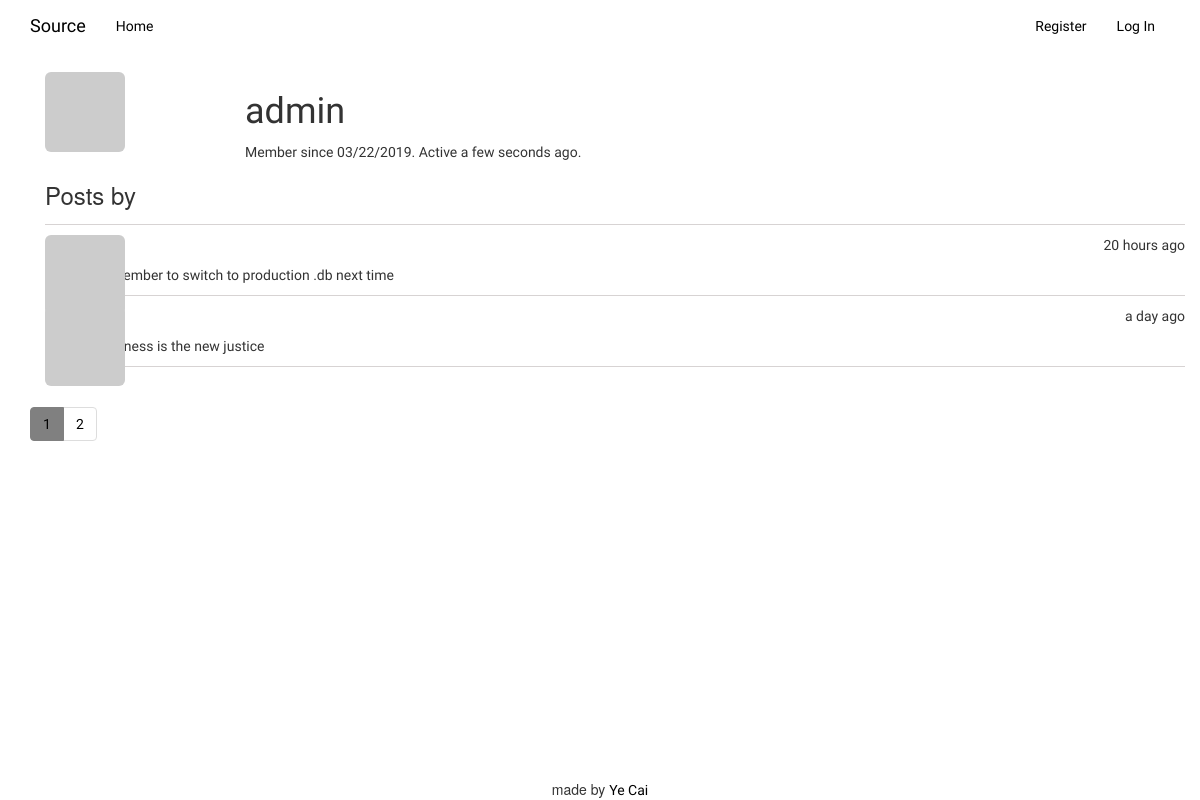
/usr/admin, run on the app's committed database.
### app/models.py (models this page shows, shortened)
class User(UserMixin, db.Model):
    __tablename__ = 'users'
    id = db.Column(db.Integer, primary_key=True)
    username = db.Column(db.String(64), unique=True, index=True)
    role_id = db.Column(db.Integer, db.ForeignKey('roles.id'))
    email = db.Column(db.String(64), unique=True, index=True)
    password_hash = db.Column(db.String(128))
    confirmed = db.Column(db.Boolean, default=False)
    about_me = db.Column(db.Text())
    full_name = db.Column(db.String(64))
    location = db.Column(db.String(64))
    member_since = db.Column(db.DateTime(), default=datetime.utcnow)
    last_seen = db.Column(db.DateTime(), default=datetime.utcnow)
    avatar_hash = db.Column(db.String(32))
    posts = db.relationship('Post', backref='author', lazy='dynamic')
    @property
    def password(self):
        raise AttributeError('Password is the top secret!')
    def gravatar_hash(self):
        return hashlib.md5(self.email.lower().encode('utf-8')).hexdigest()
    def gravatar(self, size=100, default='identicon', rating='g'):
        if request.is_secure:
            url = 'https://secure.gravatar.com/avatar'
        else:
            url = 'http://www.gravatar.com/avatar'
        hash = self.avatar_hash or self.gravatar_hash()
        return '{url}/{hash}?s={size}&d={default}&r={rating}'.format(
            url=url, hash=hash, size=size, default=default, rating=rating)

class Post(db.Model):
    __tablename__ = 'posts'
    id = db.Column(db.Integer, primary_key=True)
    body = db.Column(db.Text)
    timestamp = db.Column(db.DateTime, index=True, default=datetime.utcnow)
    author_id = db.Column(db.Integer, db.ForeignKey('users.id'))

### app/main/views.py (the view)
@main.route('/usr/<username>')
def user(username):
    user = User.query.filter_by(username=username).first_or_404()
    page = request.args.get('page', 1, type=int)
    pagination = Post.query.order_by(Post.timestamp.desc()).paginate(
        page, per_page=current_app.config['POSTS_PER_PAGE'], error_out=False)
    posts = pagination.items
    return render_template('user.html', user=user, posts=posts,
                           pagination=pagination)

### app/auth/views.py (called while the page is built)
@auth.before_app_request
def before_request():
    if current_user.is_authenticated:
        current_user.ping()
        if not current_user.confirmed\
            and request.endpoint\
            and request.blueprint != 'auth'\
            and request.endpoint != 'static':
                return redirect(url_for('auth.unconfirmed'))

### app/templates/user.html (shortened to what this page needs)
{% extends "base.html" %}
{% block page_content %}
    <div class="container">
        <img class="img-rounded profile-thumbnail" src="{{ user.gravatar(size=128) }}">
        <div class="profile-header">
            <h1>{{ user.username }}</h1>
            <p>
                Member since {{ moment(user.member_since).format('L')}}.
                Active {{ moment(user.last_seen).fromNow() }}.
            </p>
        </div>
    <h3>Posts by {{ user.usrename }}</h3>
    {% include '_posts.html' %}
    </div>
{% endblock %}

### app/templates/_posts.html (shortened to what this page needs)
<ul class="posts">
    {% for post in posts %}
    <li class="post">
        <div class="post-thumbnail">
            <a href="{{ url_for('.user', username=post.author.username) }}">
                <img src="{{ post.author.gravatar(size=40) }}" class="img-rounded profile-thumbnail">
            </a>
        </div>
        <div class="post-content">
            <div class="post-date">{{ moment(post.timestamp).fromNow() }}</div>
            <div class="post-author">
                <a href="{{ url_for('.user', username=post.author.username) }}">
                </a>
            </div>
            <div class="post-body">{{ post.body }}</div>
            </div>
    </li>
    {% endfor %}
</ul>

### app/static/style.css (style rules this page uses)
a { font-family:Electrolize; color: black !important; }
div>ul>li>div>a { font-family: Electrolize; }
.profile-thumbnail { position: absolute; padding: 0; }
.profile-header { margin-left: 200px; font-family: Electrolize; }
div.post-thumbnail { position: absolute; }
div.post-date { float: right; }
div.post-author { margin: 10px 50px; font-weight: bold; }
div.post-body { margin: 0px 50px 10px; }
ul.posts { list-style-type: none !important; margin: 16px 0px 0px 0px; border-top: 1px solid #d7d3d3; padding: 0; font-family: Electrolize; }
li.post { //margin: 20px 10px 10px 10px; border-bottom: 1px solid #d7d3d3; }

### data on the page
User: username "admin", member_since "03/22/2019", last_seen "a few seconds ago"
Post: timestamp "20 hours ago", body "Remember to switch to production .db next time"
Post: timestamp "a day ago", body "Cuteness is the new justice"

### other printed values
{{ p }} "1"
{{ p }} "2"
